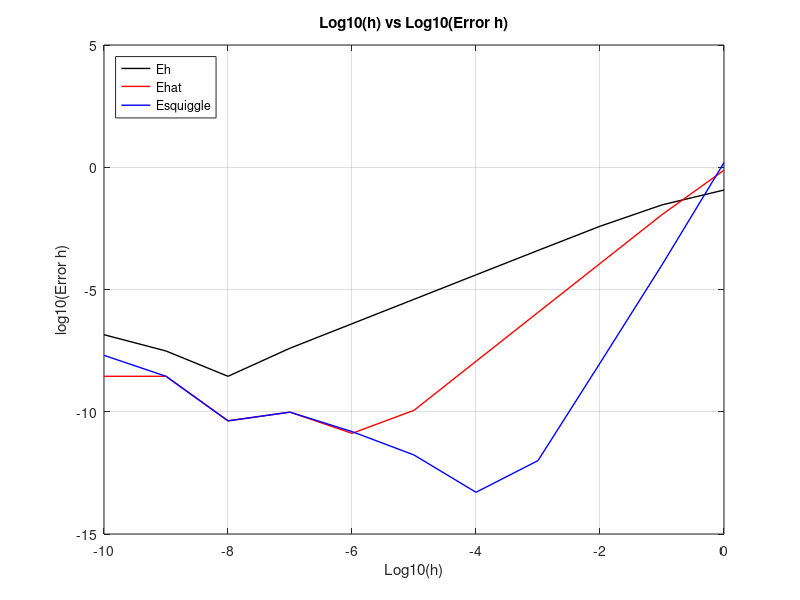
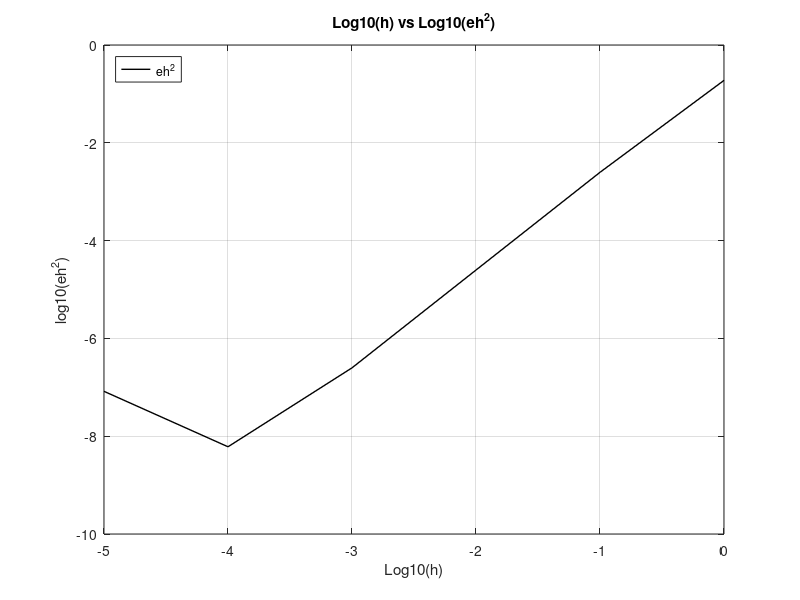

MATLAB code for these plots, in order:
clear all;
close all;
clc;
format long;
name = 'Kasey Haman';
id = 'A16978114';
%%Problem 1
%Preallocate
x = pi;
h1 = 1E-11;
h2 = 1E-13;
%Dh for h1 and h2
Dh1 = ((x + h1).^2 - ((x).^2))/h1;
Dh2 = ((x + h2).^2 - ((x).^2))/h2;
%Error for dh1 and dh2
Eh1 = abs(x*2-Dh1);
Eh2 = abs(x*2-Dh2);
%Q) Provide reasoning for the behavior of the errors.
 %ANS) We note that although our step size got larger, our error got
 %worse. This is likely because when we add an extremely small value to
 %x and square it, we get a lot of junk digits due to catastrophic
 %subtraction.


%%Problem 2
%Preallocate x, yprime and h
x = 1;
for n = 0:10
 h(n+1) = 10.^-n;
end
yprime = (-2*exp(-2*x)*cos(pi*x)-(exp(-2*x)*sin(pi*x)*pi));
%Solve dh, dhat and dsquiggle. Then, find the errors (e, ehat, esquiggle).
for n = 0:10
 Dh(n+1) = (exp(-2*(x+h(n+1)))*cos(pi*(x+h(n+1)))-exp(-2*x)*cos(pi*x))/h(n+1);
 Dhat(n+1) = (exp(-2*(x+h(n+1)))*cos(pi*(x+h(n+1)))-exp(-2*(x-h(n+1)))*cos(pi*(x-h(n+1))))/(2*h(n+1));
 Dsq(n+1) = ( 8* (exp(-2*(x+h(n+1)))*cos(pi*(x+h(n+1)))-exp(-2*(x-h(n+1)))*cos(pi*(x-h(n+1)))) - ...
             (exp(-2*(x+2*h(n+1)))*cos(pi*(x+2*h(n+1)))-exp(-2*(x-2*h(n+1)))*cos(pi*(x-2*h(n+1)))))/(12*h(n+1));
 eh(n+1) = abs(yprime - Dh(n+1));
 ehat(n+1) = abs(yprime - Dhat(n+1));
 esq(n+1) = abs(yprime - Dsq(n+1));
end
%Graph the errors
figure(1), hold on;
cs = 'krbgmckrbgm';
 plot(log10(h),log10(eh), 'k','LineWidth',1);
 plot(log10(h),log10(ehat), 'r','LineWidth',1);
 plot(log10(h),log10(esq), 'b','LineWidth',1);
 legend('Eh', 'Ehat', 'Esquiggle', 'Location', 'northwest')
xlabel('Log10(h)'); ylabel('log10(Error h)');
title('Log10(h) vs Log10(Error h)');
box on; grid on;
set(gca,'FontSize',10)
%Q) Where does catastrophic subtraction and taylor poly errors dominate?
  %ANS) Taylor poly is the good digitis, catastrophic subtraction errors
  %are the junk. When looking at our graph, catastrophic subtraction takes
  %over after around x = -7 for eh, x = -5 for ehat and x = -3 for
  %Esquiggle.
%Q) What does the slope tell you?
 % ANS) The larger the slope, the less error there is between that method
 % and the real function. (It also turns the functions order into slope).


%%Problem 3
%Preallocate
x = 0;
for n = 0:8
 h(n+1) = 10.^-n;
end
%Dh for h's
for n = 1:9
P3Dh(n) = (((x+h(n)).^(7/2) + x + h(n)) - (x.^(7/2) + x))/h(n);
end
%Error for dh's
for n = 1:9
P3Eh(n) = abs( ( (7/2).*(x.^(5/2)) +1 ) - P3Dh(n) );
end
%Q)Sugguest an explanation for slope behavior.
 %ans) Because our step size isn't too small, we dont get catastrophic
 %subtraction error. Because of this, as we decrease our step size, our
 %error should logically decrease. This gives us a consistent slope line.


%%Problem 4
%Preallocate x and h
x = 0;
clear h
for n = 0:5
 h(n+1) = 10.^-n;
end
ydoubleprime = -(2*(x^2-2))/((x^2+2).^2);
%Solve dh, dhat and dsquiggle. Then, find the errors (e, ehat, esquiggle).
for n = 1:6
 Dh2nd(n) = (log((x+h(n)).^2+2) + log((x-h(n)).^2+2) - 2*log((x).^2+2))/(h(n).^2);
 eh2nd(n) = abs(ydoubleprime- Dh2nd(n));
end
%Graph the errors
figure(2), hold on;
cs = 'krbgmckrbgm';
 plot(log10(h),log10(eh2nd), 'k','LineWidth',1);
 legend('eh^2', 'Location', 'northwest')
xlabel('Log10(h)'); ylabel('log10(eh^2)');
title('Log10(h) vs Log10(eh^2)');
box on; grid on;
set(gca,'FontSize',10)
%Q) Comment on result. What might the order be?
 %ans) It mirrors our other graph pretty reasonably. As for the order, its
 %a second order function as the derivative is second order. This can also
 %be proven as the slope is aprox -2.


